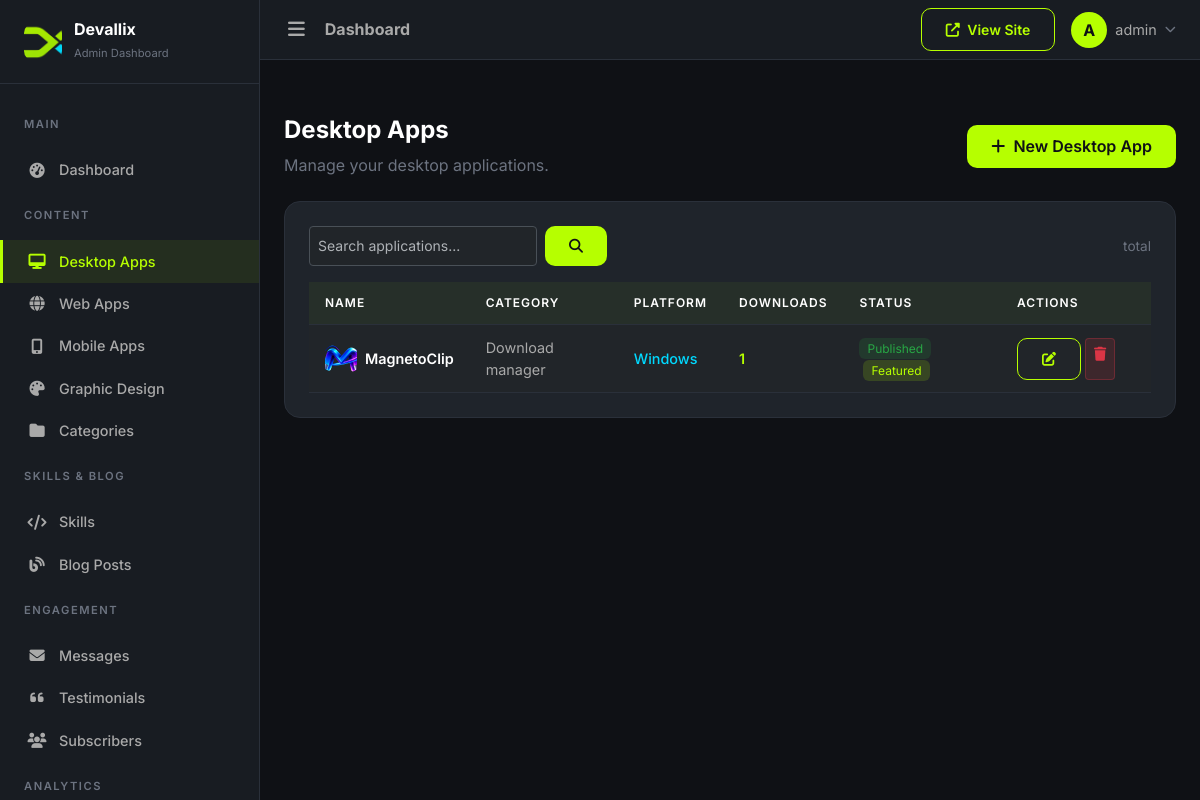
The app's page /dashboard/desktop-apps/ (signed in), older data.
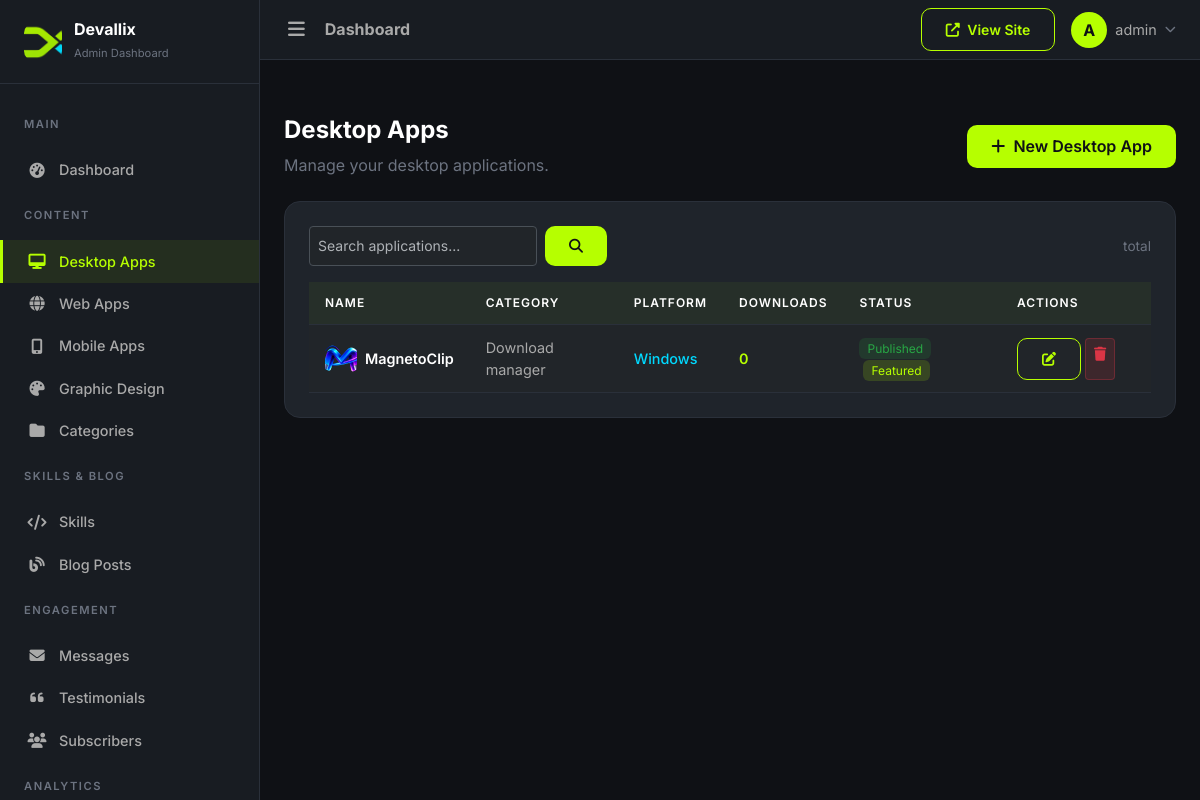
The same page, newer data.
### apps/desktop_apps/models.py (models this page shows, shortened)
class DesktopApplication(models.Model):
    PLATFORM_CHOICES = [
        ('windows', 'Windows'),
        ('macos', 'macOS'),
        ('linux', 'Linux'),
        ('cross_platform', 'Cross Platform'),
    ]
    LICENSE_CHOICES = [
        ('free', 'Free'),
        ('open_source', 'Open Source'),
        ('freemium', 'Freemium'),
        ('trial', 'Trial'),
        ('paid', 'Paid'),
    ]
    name = models.CharField(max_length=200)
    slug = models.SlugField(max_length=200, unique=True)
    category = models.ForeignKey(ApplicationCategory, on_delete=models.SET_NULL, null=True, related_name='applications')
    short_description = models.CharField(max_length=300)
    description = models.TextField()
    version = models.CharField(max_length=50, default='1.0.0')
    developer = models.CharField(max_length=200, blank=True)
    platform = models.CharField(max_length=20, choices=PLATFORM_CHOICES, default='windows')
    license_type = models.CharField(max_length=20, choices=LICENSE_CHOICES, default='free')
    file_size = models.CharField(max_length=50, blank=True)
    release_date = models.DateField(blank=True, null=True)
    minimum_requirements = models.TextField(blank=True)
    installation_instructions = models.TextField(blank=True)
    logo = models.ImageField(upload_to='uploads/app_icons/', blank=True, null=True)
    banner = models.ImageField(upload_to='uploads/app_banners/', blank=True, null=True)
    installer_url = models.URLField(
        'installer file URL', max_length=500, blank=True,
        help_text='Direct URL to the installer file (GitHub Releases, S3, Dropbox, etc.).',
    )
    zip_url = models.URLField(
        'ZIP file URL', max_length=500, blank=True,
        help_text='Optional direct URL to a ZIP archive of the app.',
    )
    website_url = models.URLField(blank=True)
    github_url = models.URLField(blank=True)
    featured = models.BooleanField(default=False)
    published = models.BooleanField(default=True)
    download_count = models.PositiveIntegerField(default=0)
    meta_title = models.CharField(max_length=200, blank=True)
    meta_description = models.TextField(blank=True)
    created_at = models.DateTimeField(auto_now_add=True)
    updated_at = models.DateTimeField(auto_now=True)
    class Meta:
        ordering = ['-created_at']
        verbose_name = 'Desktop Application'
        verbose_name_plural = 'Desktop Applications'

class ApplicationCategory(models.Model):
    name = models.CharField(max_length=100)
    slug = models.SlugField(max_length=100, unique=True)
    icon = models.CharField(max_length=100, blank=True)
    description = models.TextField(blank=True)
    display_order = models.PositiveIntegerField(default=0)
    class Meta:
        ordering = ['display_order']
        verbose_name = 'Application Category'
        verbose_name_plural = 'Application Categories'
    def __str__(self):
        return self.name

### apps/dashboard/views.py (the view)
# urls.py: path('desktop-apps/', views.AppListView.as_view(), name='app_list'),
class AppListView(DashboardLoginRequiredMixin, ListView):
    model = DesktopApplication
    template_name = 'dashboard/app_list.html'
    context_object_name = 'applications'
    paginate_by = 20
    def get_queryset(self):
        qs = DesktopApplication.objects.all()
        search = self.request.GET.get('q')
        if search:
            qs = qs.filter(name__icontains=search)
        return qs
    def get_context_data(self, **kwargs):
        context = super().get_context_data(**kwargs)
        context['search_query'] = self.request.GET.get('q', '')
        return context

### apps/core/context_processors.py (called while the page is built)
def site_settings_context(request):
    try:
        settings = SiteSettings.load()
    except Exception:
        settings = None
    return {'site_settings': settings}

### apps/core/models.py (called while the page is built)
    @classmethod
    def load(cls):
        obj, created = cls.objects.get_or_create(pk=1)
        return obj

### apps/dashboard/views.py (called while the page is built)
    def test_func(self):
        return self.request.user.is_authenticated and self.request.user.is_staff

### templates/dashboard/app_list.html (shortened to what the changed rows need)
{% extends 'dashboard/base_dashboard.html' %}
{% load humanize %}
{% block content %}
<div class="page-section">
    <div class="dashboard-card">
        <div class="table-responsive">
            <table class="table table-dashboard mb-0">
                <thead>
                    <tr>
                        <th>Name</th>
                        <th>Category</th>
                        <th>Platform</th>
                        <th>Downloads</th>
                        <th>Status</th>
                        <th style="width:150px;">Actions</th>
                    </tr>
                </thead>
                <tbody>
                    {% for app in applications %}
                    <tr>
                        <td>
                            <div class="d-flex align-items-center gap-2">
                                {% if app.logo %}
                                <img src="{{ app.logo.url }}" alt="{{ app.name }}" style="width:32px;height:32px;border-radius:8px;object-fit:cover;">
                                {% else %}
                                <div style="width:32px;height:32px;border-radius:8px;background:var(--accent);display:flex;align-items:center;justify-content:center;flex-shrink:0;">
                                    <i class="fas fa-cube" style="color:var(--bg-primary);font-size:0.8rem;"></i>
                                </div>
                                {% endif %}
                                <a href="{% url 'dashboard:app_detail' pk=app.pk %}" style="font-weight:600;color:var(--text-white);">{{ app.name }}</a>
                            </div>
                        </td>
                        <td style="color:var(--text-muted);">{{ app.category|default:"—" }}</td>
                        <td><span style="color:var(--accent-secondary);font-weight:500;">{{ app.get_platform_display }}</span></td>
                        <td><span style="color:var(--accent);font-weight:600;">{{ app.download_count|intcomma }}</span></td>
                        <td>
                            {% if app.published %}
                            <span style="background:rgba(40,167,69,0.15);color:#28a745;padding:3px 8px;border-radius:6px;font-size:0.75rem;">Published</span>
                            {% else %}
                            <span style="background:rgba(255,193,7,0.15);color:#ffc107;padding:3px 8px;border-radius:6px;font-size:0.75rem;">Draft</span>
                            {% endif %}
                            {% if app.featured %}
                            <span style="background:rgba(182,255,0,0.15);color:var(--accent);padding:3px 8px;border-radius:6px;font-size:0.75rem;margin-left:4px;">Featured</span>
                            {% endif %}
                        </td>
                        <td>
                            <div class="d-flex gap-1">
                                <a href="{% url 'dashboard:app_edit' pk=app.pk %}" class="btn btn-outline-accent btn-sm" title="Edit">
                                    <i class="fas fa-edit"></i>
                                </a>
                                <a href="{% url 'dashboard:app_delete' pk=app.pk %}" class="btn btn-sm" style="background:rgba(220,53,69,0.15);color:#dc3545;border:1px solid rgba(220,53,69,0.3);" title="Delete">
                                    <i class="fas fa-trash"></i>
                                </a>
                            </div>
                        </td>
                    </tr>
                    {% endfor %}
                </tbody>
            </table>
        </div>
    </div>
</div>
{% endblock %}

Row changes from the older to the newer data that the page shows:
changed DesktopApplication "MagnetoClip": download_count "1" → "0"
